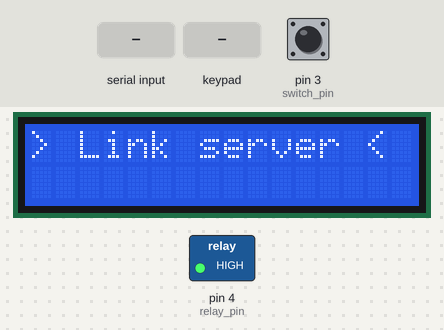
A sketch run on a simulated Arduino Uno, built with avr-gcc and run on an emulated ATmega328P. Shown: 16×2 character LCD, switched loads named in the sketch (green lamp = pin HIGH). Inputs (shaded band) come from the test bench; at power-on: pin 3 (switch_pin) HIGH. What the sketch prints to the serial monitor is not drawn.

Above: at 4.3 s.
4.4 s: pin 3 (switch_pin) pulled LOW for 0.15 s
At 5.2 s:
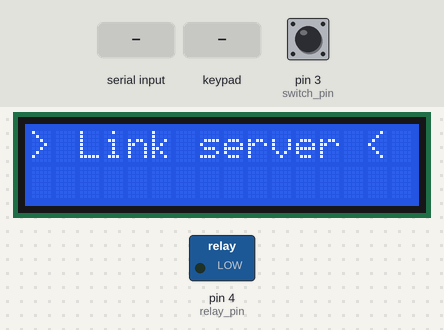
7.5 s: "2\n" received over Serial
At 8.1 s:
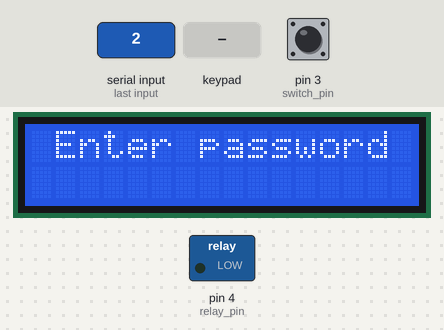
10.5 s: pin 3 (switch_pin) pulled LOW for 1 s
At 10.9 s:
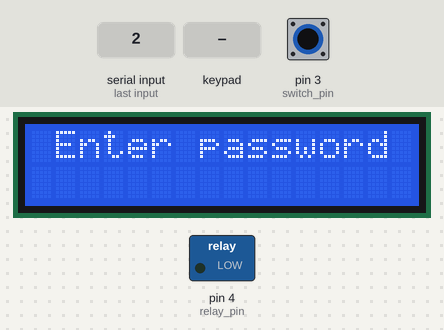
14.5 s: keypad keys 1 2 1 1 1 0 9 # pressed 0.4 s apart
At 17.6 s:
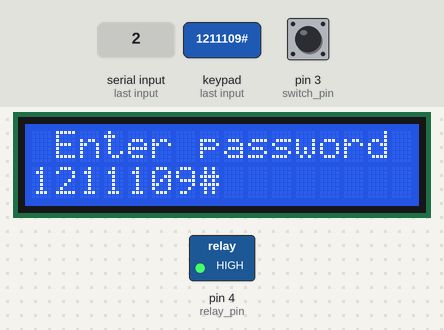
19.2 s: byte 10 ('\n') received over Serial
At 19.9 s:
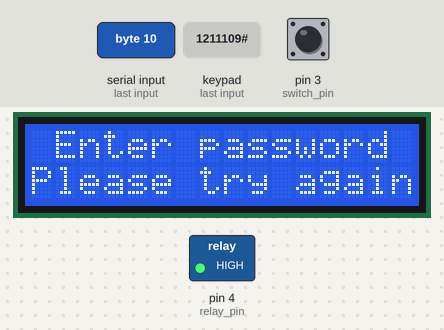
21.7 s: key 'A' pressed
At 22.3 s:
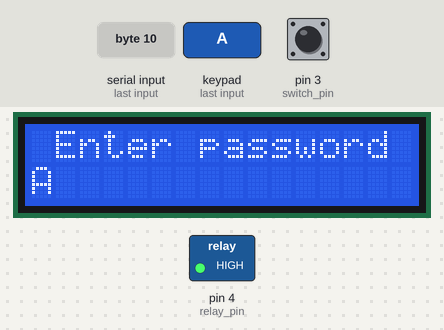
Timing chart, 0 to 24.2 s (numbered marks = the images above; inputs shaded):
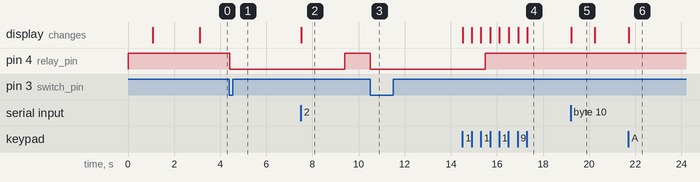

Measured:
- after the input at 4.4 s, pin 4 (relay_pin): HIGH → LOW at once
- after the input at 7.5 s, the display: changes at once (image 2)
- after the input at 10.5 s, pin 4 (relay_pin): HIGH → LOW at once
- after the input at 14.5 s, the display: first changes at once (image 4 shows a later state)
- after the input at 19.2 s, the display: changes at once (image 5)
- after the input at 21.7 s, the display: changes at once (image 6)
- what the display in image 5 shows lasts 1.0 s, from 19.2 s to 20.2 s

The sketch:

door_controller.ino
```cpp
#include <Wire.h>
#include<Keypad.h>
#include "LiquidCrystal_I2C.h"
LiquidCrystal_I2C lcd(0x27,16,2);   // 0x27

void show_invalid(void);
void show_open(void);
void show_try_again(void);
void clear_2nd_line(void);

const byte ROWS = 4; //four rows
const byte COLS = 4; //three columns
char keys[ROWS][COLS] = {
                         {'1','2','3','A'},
                         {'4','5','6','B'},
                         {'7','8','9','C'},
                         {'*','0','#','D'}};

byte rowPins[ROWS] = {12, 11, 10, 9};
byte colPins[COLS] = {8, 7, 6, 5};

Keypad keypad = Keypad( makeKeymap(keys), rowPins, colPins, ROWS, COLS );

const int relay_pin = 4;///wemos 14
const int switch_pin = 3; //wemos 27

String offline_key = "*112022#";
unsigned int main_state = 0;
String password = "";
bool online_flag = false;
bool hoden_password_flag = false;
unsigned long state_timer = millis();
int password_counter = 0;
int max_length = 4;
String input_password ="";
bool start_saving = false;
bool execute_flag = false;

bool delay_close = false;
unsigned long delay_timer = 0;
bool on_temp_relay = false;
byte switch_state = 0xFF;

bool wait_response = false;
bool resp_complete = false;
String resp_message = "";

unsigned long link_timer = 0;

void setup(){
  pinMode(5, INPUT_PULLUP);
  pinMode(6, INPUT_PULLUP);
  pinMode(7, INPUT_PULLUP);
  pinMode(8, INPUT_PULLUP);

  pinMode(9, INPUT_PULLUP);
  pinMode(10, INPUT_PULLUP);
  pinMode(11, INPUT_PULLUP);
  pinMode(12, INPUT_PULLUP);
  pinMode(relay_pin,OUTPUT);
  pinMode(switch_pin,INPUT_PULLUP);
  digitalWrite(relay_pin,HIGH);       // off relay

  Wire.begin();
  delay(1000);
  Serial.begin(115200);
  lcd.begin();
  lcd.backlight();
  lcd.home();
  lcd.print("> Podcast Room <");
  delay(2000);
  lcd.clear();
  lcd.home();
  lcd.print("> Link server <");
  main_state = 0;
  state_timer = millis();
}

//char key = keypad.getKey();
String kep_input = "";
void loop(){
  if(Serial.available())
  {
    char resp_char = Serial.read();
    if(wait_response)
    {
      if(resp_char == '\n')
      {
        wait_response = false;
        resp_complete = true;
      }
      else
      {
        resp_message = resp_message + String(resp_char);
      }
    }
  }
  // check switch inside the room
  switch_state = (switch_state<<1)+ digitalRead(switch_pin);
  if(on_temp_relay)
  {
    if(millis()-delay_timer >= 5000)
    {
      digitalWrite(relay_pin,HIGH);     // off relay
      on_temp_relay = false;
    }
  }
  else
  {
    if(switch_state == 0x00)
    {
      on_temp_relay = true;
      delay_timer = millis();
      digitalWrite(relay_pin,LOW);      // on relay
    }
  }
  // ========================= main state =================
  switch(main_state)
  {
    case 0:
    {
      if((millis()-state_timer)>=1000)
      {
        Serial.flush();
        main_state = 1;
        online_flag = false;
        state_timer = millis();
        link_timer = millis();
      }
      break;
    }
    case 1:
    {
      if(millis()-state_timer >= 1000)
      {
        Serial.print("s");
        Serial.print("\n");
        wait_response = true;
        main_state = 2;
      }
      break;
    }
    case 2:
    {
      if(resp_complete)
      {
        resp_complete = false;
        if(resp_message[0]== '2')
        {
          main_state = 3;
          lcd.home();
          lcd.print(" Enter password ");
        }
        else
        {
          main_state = 1;
          state_timer = millis();
        }
        resp_message = "";
      }
      else
      {
        if(millis()-link_timer>=70000)
          {
            lcd.home();
            lcd.print(" Enter password ");
            main_state = 3;
          }
      }
      break;
    }
    case 3:
    {
      input_password = "";
      password_counter = 0;
      main_state = 4;
      state_timer = millis();
      break;
    }
    case 4:
    {
      char key = keypad.getKey();
      if((key>=35) && key<=68)
      {
        input_password = input_password + String(key);
        lcd.setCursor(0,1);
        lcd.print(input_password);
        if(key == '#')
        {
          execute_flag = true;
        }
        password_counter++;
      }
      if(password_counter >= 9)
      {
        execute_flag = false;
        input_password = "";
        // clear screen
        clear_2nd_line();
        lcd.setCursor(0,1);
        lcd.print("Invalid password");
        main_state = 5;
        state_timer = millis();
      }
      // ========== check execution =============
      if(execute_flag == true)
      {
        if(input_password.length()==8)
        {
          if(input_password == offline_key)
          {
            show_open();
            digitalWrite(relay_pin,LOW);     // on relay here
            main_state = 6;
            state_timer = millis();
          }
          else
          {
            String cmd_esp8266 = String("p") + input_password;
            Serial.print(cmd_esp8266);
            Serial.print("\n");
            wait_response = true;
            resp_complete = false;
            main_state = 7;
          }
        }
        else
        {
          show_invalid();
          state_timer = millis();
          main_state = 5;
        }
        execute_flag = false;
        input_password = "";
        password_counter = 0;
      }
      break;
    }
    case 5:
    {
      if(millis()-state_timer>=1000)
      {
        clear_2nd_line();
        main_state = 4;
        state_timer = millis();
      }
      break;
    }
    case 6:
    {
      if(millis()-state_timer>=5000)
      {
        digitalWrite(relay_pin,HIGH);     // on relay here
        clear_2nd_line();
        main_state = 3;
      }
      break;
    }
    case 7:   // wait response from p command
    {
      if(resp_complete)
      {
        resp_complete = false;
        clear_2nd_line();
        lcd.setCursor(0,1);
        if(resp_message[0]== '1')
        {
          // open door
          show_open();
          digitalWrite(relay_pin,LOW);
          state_timer = millis();
          main_state = 8;
        }
        else
        {
          // show retry
          digitalWrite(relay_pin,HIGH);
          show_try_again();
          main_state = 5;
          state_timer = millis();
        }
        resp_message = "";
      }
      break;
    }
    case 8:
    {
      // wait 5 seconds then off
      if(millis()-state_timer >= 5000)
      {
        digitalWrite(relay_pin,HIGH);
        main_state = 3;
        clear_2nd_line();
      }
      break;
    }
    default:
    {
      main_state = 0;
    }
  }
}

void show_enter_password(void)
{
  lcd.home();
  lcd.print("Enter password");
}
void show_invalid(void)
{
  lcd.setCursor(0,1);
  lcd.print("Invalid password");
}

void show_open(void)
{
  lcd.setCursor(0,1);
  lcd.print("   open    ");
}

void show_try_again(void)
{
  lcd.setCursor(0,1);
  lcd.print("Please try again");
}

void clear_2nd_line(void)
{
  lcd.setCursor(0,1);
  lcd.print("                ");
}
```
